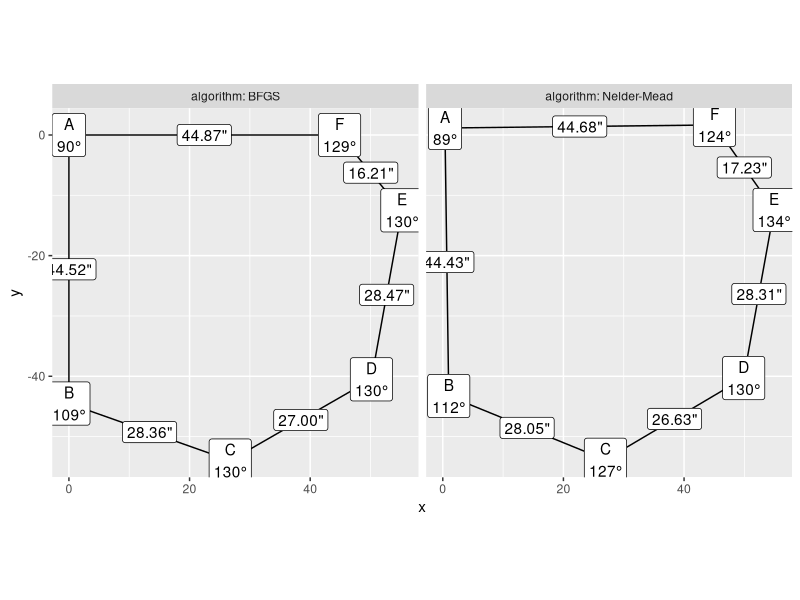
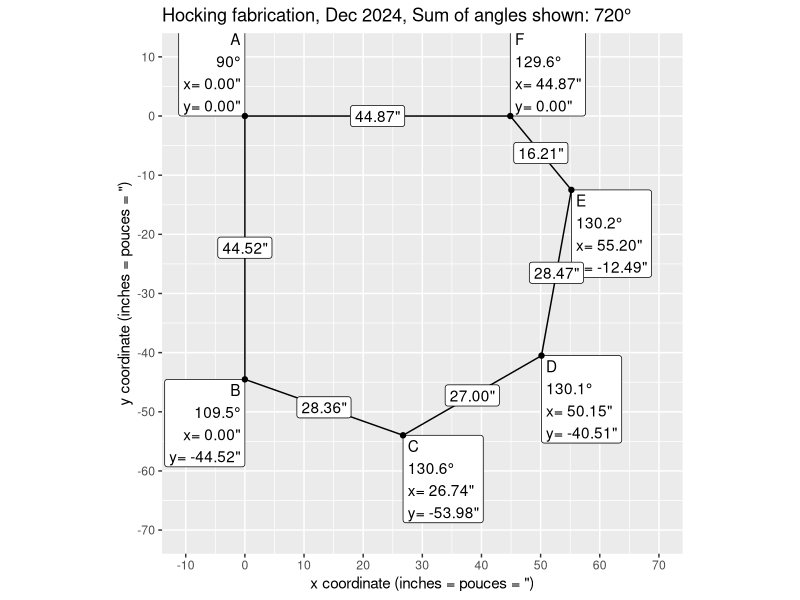

Generate these figures, in order, with R:
library(data.table)
p <- function(point, x, y)data.table(point,x,y)
initial <- data.table(algorithm="initial", rbind(
  p("A",0,0),
  p("B",0,-44.5),
  p("C",27,-54),
  p("D",50,-40.5),
  p("E",55,-12.25),
  p("F",45.125,0)))
initial.long <- melt(initial, measure.vars=c("x","y"))
(initial.vec <- with(initial.long, structure(value, names=paste0(variable,point))))
fun <- function(x){
  h <- function(x1,x2,y1,y2)sqrt((x1-x2)^2+(y1-y2)^2)
  target.degrees <- 130
  cost <- function(A,B,C){
    radians <- acos((A^2+B^2-C^2)/(2*A*B))
    degrees <- 360*radians/(2*pi)
    (target.degrees-degrees)^2
  }
  with(as.list(x),{
    dEF <- h(xE,xF,yE,0)
    dDF <- h(xD,xF,yD,0)
    dCE <- h(xE,xC,yE,yC)
    dCD <- h(xD,xC,yD,yC)
    dBD <- h(xD,0,yD,yB)
    cost(dEF,28.5,dDF)+
      cost(28.5,dCD,dCE)+
      cost(28.5,dCD,dBD)
  })
}
result <- optimx::opm(initial.vec,fun)
result.dt <- data.table(algorithm=rownames(result),result)
result.wide <- melt(
  result.dt,
  measure.vars=measure(value.name, point, pattern="([xy])([A-F])")
)[order(algorithm,point)]
angle.dt <- result.wide[, {
  more <- .SD[c(1:.N,1:2)]
  i <- seq(2, nrow(more)-1)
  before <- more[i-1,.(x,y)]
  here <- more[i,.(x,y)]
  after <- more[i+1,.(x,y)]
  h <- function(a,b)sqrt(rowSums((a-b)^2))
  A=h(before,here)
  B=h(after,here)
  C=h(before,after)
  radians <- acos((A^2+B^2-C^2)/(2*A*B))
  data.table(more[i], degrees=360*radians/(2*pi))
}, by=algorithm]
dist.dt <- result.wide[, {
  more <- .SD[c(1:.N,1)]
  i <- seq(2, nrow(more))
  before <- more[i-1,.(x,y)]
  here <- more[i,.(x,y)]
  h <- function(a,b)sqrt(rowSums((a-b)^2))
  data.table((before+here)/2, dist=h(before,here))
}, by=algorithm]
library(ggplot2)
ggplot()+
  geom_polygon(aes(
    x,y),
    fill=NA,
    color="black",
    data=angle.dt)+
  geom_label(aes(
    x,y,label=paste0(point,"\n",as.integer(degrees),"°")),
    data=angle.dt)+
  geom_label(aes(
    x,y,label=sprintf('%.2f"',dist)),
    data=dist.dt)+
  facet_grid(. ~ algorithm, labeller=label_both)+
  coord_equal()

only <- function(DT)DT[algorithm=="BFGS"]
angle.show <- only(angle.dt)[, round.degrees := round(degrees,1)][]
dist.show <- only(dist.dt)
gg <- ggplot()+
  ggtitle(paste0(
    "Hocking fabrication, Dec 2024, Sum of angles shown: ",
    sum(angle.show$round.degrees),
    "°"))+
  geom_label(aes(
    x,y,
    hjust=ifelse(x==0, 1, 0),
    vjust=ifelse(y < -10, 1, 0),
    label=sprintf(
      '%s\n%s°\nx= %.2f"\ny= %.2f"',point,as.character(round.degrees),x,y)),
    data=angle.show)+
  geom_polygon(aes(
    x,y),
    fill=NA,
    color="black",
    data=angle.show)+
  geom_point(aes(
    x,y),
    data=angle.show)+
  geom_label(aes(
    x,y,label=sprintf('%.2f"',dist)),
    data=dist.show)+
  coord_equal()+
  scale_x_continuous(
    'x coordinate (inches = pouces = ")',
    limits=c(-10,70), breaks=seq(-100,100,10))+
  scale_y_continuous(
    'y coordinate (inches = pouces = ")',
    limits=c(-70,10), breaks=seq(-100,100,10))
png("fire-angles-equal.png", width=7, height=7, units="in", res=200)
print(gg)
dev.off()
